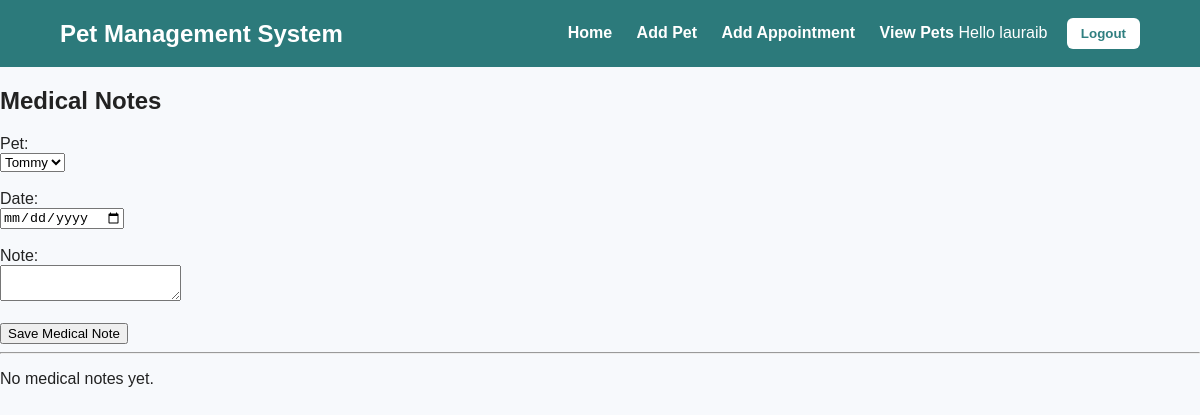
The app's page /medical-notes/ (signed in), older data.
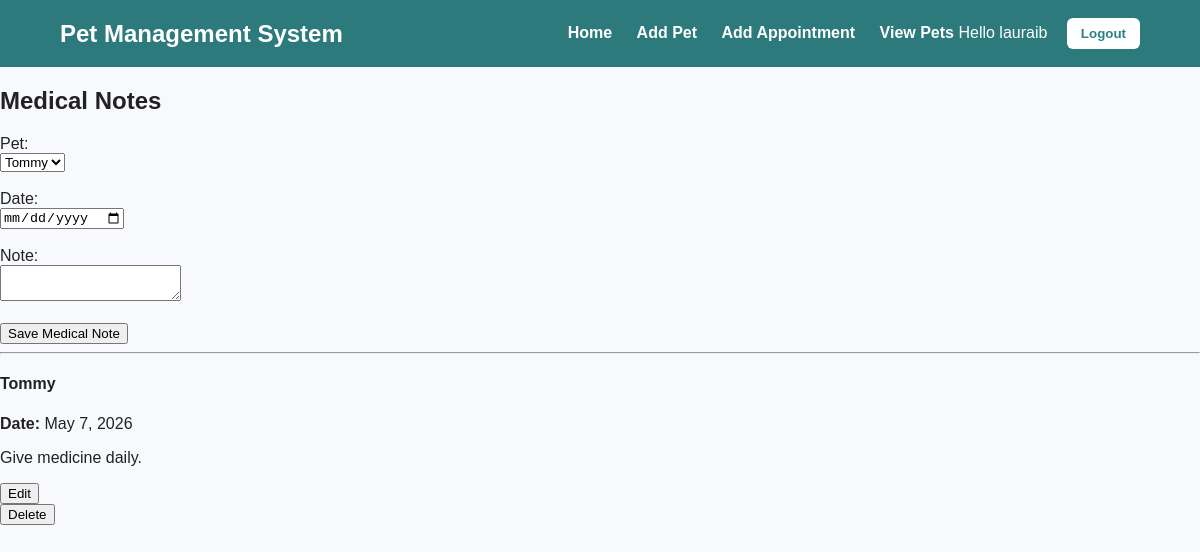
The same page, newer data.
### pets/models.py (models this page shows, shortened)
class MedicalNote(models.Model):
    pet = models.ForeignKey(Pet, related_name="notes", on_delete=models.CASCADE)
    date = models.DateField(auto_now_add=True)
    note = models.TextField()

class Pet(models.Model):
    owner = models.ForeignKey(Owner, on_delete=models.CASCADE, related_name="pets")
    name = models.CharField(max_length=100)
    pet_type = models.CharField(max_length=50)
    age = models.IntegerField()
    medications = models.TextField(blank=True, null=True)

### pets/views.py (the view, shortened to what this page needs)
# urls.py: path("medical-notes/", views.medical_notes, name="medical_notes"),
@login_required
def medical_notes(request):
    selected_pet_id = request.GET.get("pet_id")
    pets = Pet.objects.all()
    notes = MedicalNote.objects.all()
    return render(request, "pets/medical_notes.html", {
        "notes": notes,
        "pets": pets,
        "selected_pet_id": selected_pet_id
    })

### pets/templates/pets/medical_notes.html (shortened to what this page needs)
{% extends 'pets/base.html' %}
{% block content %}
<h2>Medical Notes</h2>
<form method="POST">
    <label>Pet:</label><br>
    <select name="pet">
    {% if pets %}
        {% for pet in pets %}
            <option value="{{ pet.id }}"
            {% if selected_pet_id == pet.id|stringformat:"s" %}selected{% endif %}>
                {{ pet.name }}
            </option>
        {% endfor %}
    {% else %}
        <option disabled selected>
            No pets available
        </option>
    {% endif %}
</select>
    <br><br>
    <label>Date:</label><br>
    <input type="date" name="date">
    <br><br>
    <label>Note:</label><br>
    <textarea name="note"></textarea>
    <br><br>
    <button type="submit">Save Medical Note</button>
</form>
<hr>
{% for note in notes %}
    <div style="margin-bottom: 20px;">
        <h4>{{ note.pet.name }}</h4>
        <p><strong>Date:</strong> {{ note.date }}</p>
        <p>{{ note.note }}</p>
        <a href="{% url 'edit_medical_note' id=note.id %}">
            <button type="button">Edit</button>
        </a>
        <form method="POST" action="{% url 'delete_medical_note' id=note.id %}">
            <button type="submit">Delete</button>
        </form>
    </div>
{% empty %}
    <p>No medical notes yet.</p>
{% endfor %}
{% endblock %}

Row changes from the older to the newer data that the page shows:
added MedicalNote: pet.name "Tommy", date "May 7, 2026", note "Give medicine daily."
Text that changed along with them:
text no longer shown: "No medical notes yet."
